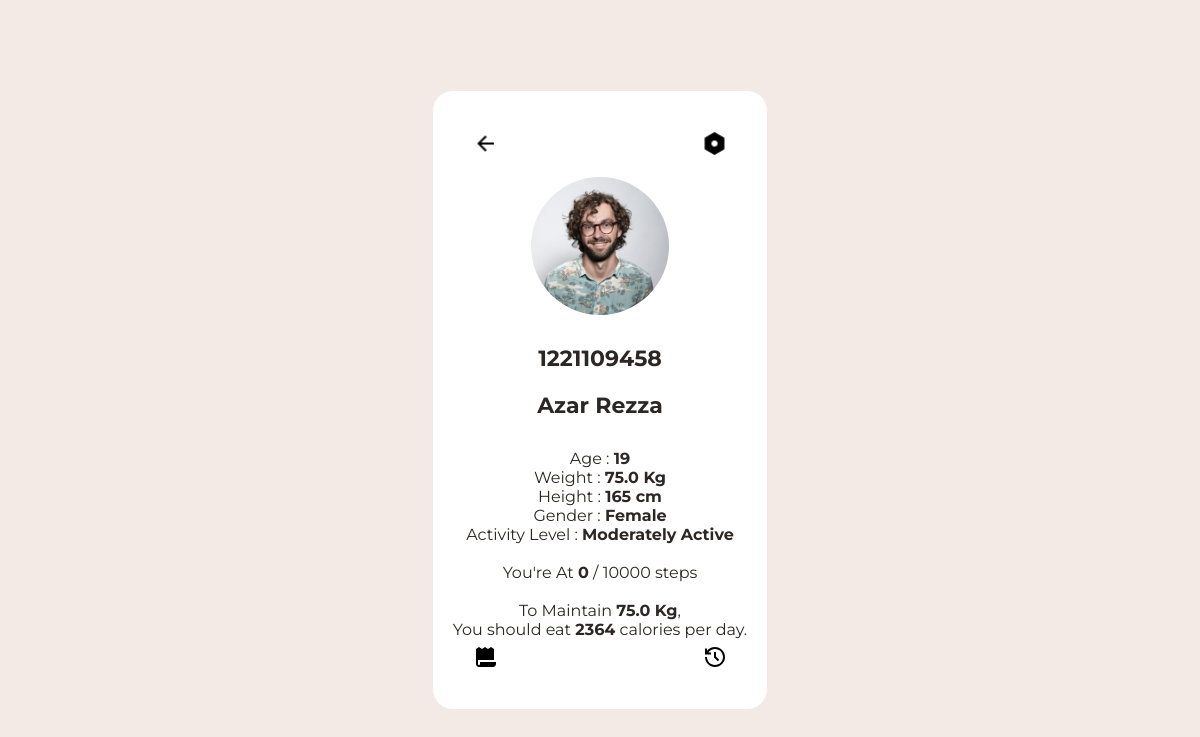
Page /profile (signed in) on the committed database.
### website/models.py (models this page shows, shortened)
class User(db.Model, UserMixin):
    id = db.Column(db.Integer, primary_key=True)
    student_id = db.Column(db.Integer, unique=True)
    username = db.Column(db.String(150), unique=True)
    password = db.Column(db.String(50))
    weight = db.Column(db.Float)
    height = db.Column(db.Integer)
    age = db.Column(db.Integer)
    gender = db.Column(db.String(10))
    activity_level = db.Column(db.String(20))
    date_created = db.Column(db.DateTime(timezone=True), default=func.now())
    admin = db.Column(db.Boolean)
    cart_items = db.relationship('Cart', backref=db.backref('user', lazy=True))
    orders = db.relationship('Order', backref=db.backref('user', lazy=True))

### website/views.py (the view, shortened to what this page needs)
@views.route('/profile')
@login_required
def profile():
    user = User.query.filter_by(id=current_user.id).first()
    current_date = date.today()
    steps_log = Activity.query.filter(Activity.customer_link == current_user.id,
                                      Activity.date_added == current_date).order_by(desc(Activity.date_added)).all()
    steps_grouped = defaultdict(list)
    total_steps_accumulated = defaultdict(int)
    if current_date.strftime("%Y/%m/%d") not in total_steps_accumulated:
        total_steps_accumulated[current_date.strftime("%Y/%m/%d")] = 0
    steps_grouped = dict(steps_grouped)
    total_steps_accumulated = dict(total_steps_accumulated)
    return render_template('profile.html',
                           user=user,
                           steps_grouped=steps_grouped,
                           total_steps_accumulated=total_steps_accumulated,
                           current_date=current_date)

### website/__init__.py (called while the page is built)
def create_app():
    app = Flask(__name__)
    app.config['SECRET KEY'] = 'ayamgoreng'
    app.secret_key = 'ayamgoreng'
    app.config['SQLALCHEMY_DATABASE_URI'] = f'sqlite:///{DB_NAME}'
    db.init_app(app)
    @app.errorhandler(404)
    def page_not_found(error):
        return render_template('404.html')
    from .views import views
    from .auth import auth
    from .admin import admin
    from .models import User
    app.register_blueprint(views, url_prefix = '/')
    app.register_blueprint(auth, url_prefix = '/')
    app.register_blueprint(admin, url_prefix = '/')
    from .models import User
    with app.app_context():
        db.create_all()
    login_manager = LoginManager()
    login_manager.login_view = "auth.userauth"
    login_manager.init_app(app)
    @login_manager.user_loader
    def load_user(id):
        return User.query.get(int(id))
    return app

### website/templates/profile.html (shortened to what this page needs)
<!DOCTYPE html>
<html lang="en">
<head>
    <link rel="stylesheet" href="/static/style_profile.css">
</head>
<body>
   <div class="container">
    <div class="profile-box">
        <a href="/home"><img src="/static/images/profile-menu.png" class="menu-icon"></a>
        <a href="/update-profile/{{ user.id }}"><img src="/static/images/settings-fill.png" class="setting-icon"></a>
        <a href="/history"><img class="receipt-icon" src="/static/images/receipt.png"></a>
        <a href="/activity_log"><img class="history-icon" src="/static/images/history-line.png"></a>
        <img src="/static/images/profile-pic.png" class="profile-pic">
        <h3> {{ user.student_id }} </h3>
        <h3> {{ user.username }} </h3>
        <div class="profile-buttom">
              <p>Age : <strong> {{ user.age }} </strong></p>
              <p>Weight : <strong>{{ user.weight }} Kg </strong></p>
              <p>Height : <strong>{{ user.height }} cm </strong></p>
              <p>Gender : <strong> {{ user.gender }} </strong></p>
              <p>Activity Level : <strong> {{ user.activity_level }} </strong> </p>
              <br>
              <p>You're At <strong>{{ total_steps_accumulated[current_date.strftime("%Y/%m/%d")] }}</strong> / 10000 steps</p>
              <br>
              <p>To Maintain <strong>{{ user.weight }} Kg</strong>,</p>
            {% set bmr = 0 %}
            {% if user.gender == 'Male' %}
                {% set bmr = (10 * user.weight) + (6.25 * user.height) - (5 * user.age) + 5 %}
            {% else %}
                {% set bmr = (10 * user.weight) + (6.25 * user.height) - (5 * user.age) - 161 %}
            {% endif %}
            {% set activity_multiplier = {'Sedentary': 1.2, 'Lightly Active': 1.375, 'Moderately Active': 1.55, 'Very Active': 1.725} %}
            {% set activity_factor = activity_multiplier[user.activity_level] %}
            {% set daily_calories = bmr * activity_factor %}
            <p>You should eat <strong>{{ daily_calories|int }}</strong> calories per day.</p>
        </div>
    </div>
   </div>
</html>

### website/static/style_profile.css (style rules this page uses)
* { margin: 0; padding: 0; box-sizing: border-box; font-family: "Montserrat", sans-serif; }
.container { width: 100%; height: 100vh; background-color: #f3eae5; background-size: cover; background-position: center; display: flex; align-items: center; justify-content: center; }
.profile-box { background: white; text-align: center; padding: 40px 90px; color: white; position: relative; border-radius: 20px; }
.profile-box h3 { font-family: "Montserrat", sans-serif; font-size:22px; margin-top: 20px; font-weight: 1000px; color: #2c2724; }
.menu-icon { width: 25px; position: absolute; left: 40px; top: 40px; }
.setting-icon { width: 25px; position: absolute; right: 40px; top: 40px; }
.receipt-icon { position: absolute; text-align: center; bottom: 40px; left: 40px; }
.history-icon { position: absolute; text-align: center; bottom: 40px; right: 40px; }
.profile-pic { width: 150px; border-radius: 50%; background: white; padding: 6px; margin-top: 40px; }
.profile-buttom { background: white; color: #999; padding: 30px 0; margin-right: -70px; margin-left: -70px; border-radius: 20px; }
.profile-box p { color: #2c2724; font-family: "Montserrat", sans-serif; }

### rows in the picture
User: student_id "1221109458", username "Azar Rezza", age "19", weight "75.0", height "165", gender "Female", activity_level "Moderately Active"

### other values in the picture
{{ daily_calories|int }} "2364"
